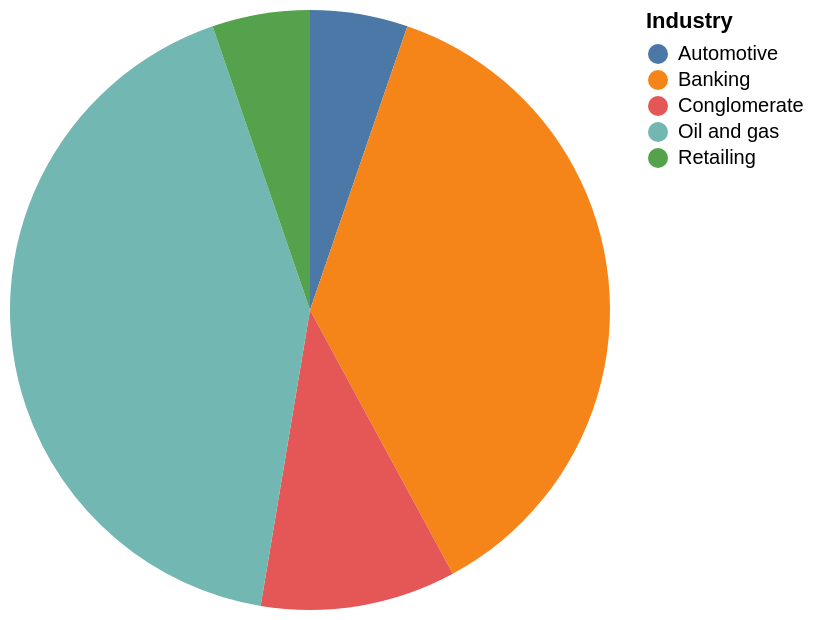

Specify this chart in Vega-Lite:
### Vega-Lite specification from a JSON file in a GitHub repository (floating-point values rounded to 4 significant figures)
{"data": {"values": [{"x_data": "Automotive", "y_data": 1}, {"x_data": "Banking", "y_data": 7}, {"x_data": "Conglomerate", "y_data": 2}, {"x_data": "Oil and gas", "y_data": 8}, {"x_data": "Retailing", "y_data": 1}]}, "mark": "arc", "encoding": {"theta": {"field": "y_data", "type": "quantitative", "title": "COUNT(Industry)"}, "color": {"field": "x_data", "type": "nominal", "title": "Industry"}}}
